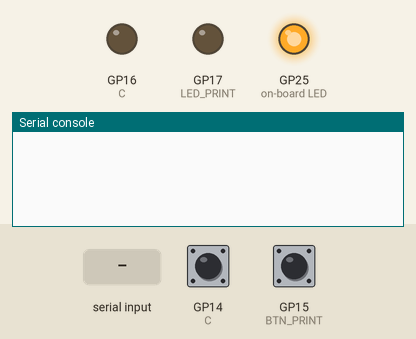
The program below on a simulated Raspberry Pi Pico running MicroPython. Shown: output pins drawn as LEDs (lit = HIGH), the last lines printed to the serial console. Inputs (shaded band) come from the test bench; at power-on: GP14 (C) HIGH, GP15 (BTN_PRINT) HIGH.

Above: at 1.2 s.
1.3 s: GP14 (C) pulled LOW for 0.15 s
At 2.6 s:
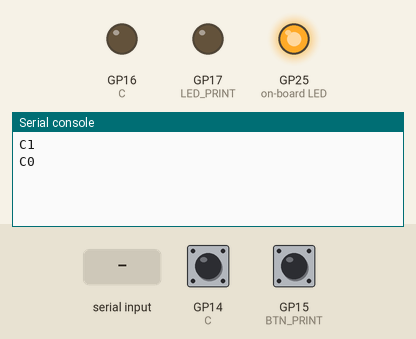
2.9 s: GP15 (BTN_PRINT) pulled LOW for 0.15 s
At 4.1 s:
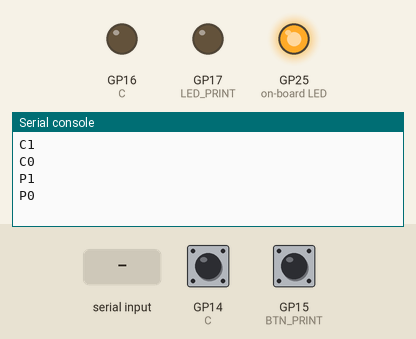
4.5 s: "PING" typed at the serial console, then Enter
At 5.0 s:
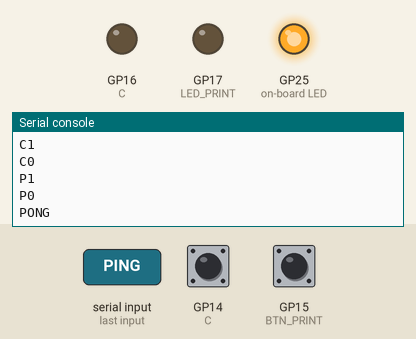

The program:

main.py
```python
# main.py — MicroPython firmware for Raspberry Pi Pico H
# USB serial bridge between physical buttons/LEDs and pibooth (pibooth_pico.py plugin).
#
# Protocol (ASCII lines terminated by \n):
#   Pico -> PC : "C1" / "C0"  capture button pressed / released
#                "P1" / "P0"  print button pressed / released
#                "PONG"       reply to PING
#   PC -> Pico : "Lxy"        x = capture LED (0/1), y = print LED (0/1)
#                "?"          send back the current state of both buttons
#                "PING"

import sys
import select
import time
from machine import Pin

# --- Wiring (Pico GPxx numbers, not physical pin numbers) ---
BTN_CAPTURE = 14   # physical pin 19 — button between GP14 and GND
BTN_PRINT = 15     # physical pin 20 — button between GP15 and GND
LED_CAPTURE = 16   # physical pin 21 — through a 220-330 Ω resistor to the LED
LED_PRINT = 17     # physical pin 22
DEBOUNCE_MS = 20

buttons = {
    "C": Pin(BTN_CAPTURE, Pin.IN, Pin.PULL_UP),
    "P": Pin(BTN_PRINT, Pin.IN, Pin.PULL_UP),
}
leds = {
    "C": Pin(LED_CAPTURE, Pin.OUT, value=0),
    "P": Pin(LED_PRINT, Pin.OUT, value=0),
}
Pin(25, Pin.OUT, value=1)  # Pico H onboard LED: firmware is running

# Debounced "pressed" state (True = pressed; pull-up, so level 0 = pressed)
pressed = {k: False for k in buttons}
last_raw = {k: 1 for k in buttons}
raw_since = {k: time.ticks_ms() for k in buttons}


def send(msg):
    sys.stdout.write(msg + "\n")


def handle(line):
    line = line.strip().upper()
    if not line:
        return
    if line[0] == "L" and len(line) == 3:
        leds["C"].value(line[1] == "1")
        leds["P"].value(line[2] == "1")
    elif line == "?":
        for k in buttons:
            send(k + ("1" if pressed[k] else "0"))
    elif line == "PING":
        send("PONG")


poll = select.poll()
poll.register(sys.stdin, select.POLLIN)
buf = ""

while True:
    now = time.ticks_ms()

    # Buttons with debouncing
    for k, pin in buttons.items():
        raw = pin.value()
        if raw != last_raw[k]:
            last_raw[k] = raw
            raw_since[k] = now
        elif time.ticks_diff(now, raw_since[k]) >= DEBOUNCE_MS:
            is_pressed = raw == 0
            if is_pressed != pressed[k]:
                pressed[k] = is_pressed
                send(k + ("1" if is_pressed else "0"))

    # Commands from the PC (non-blocking)
    while poll.poll(0):
        ch = sys.stdin.read(1)
        if ch in ("\n", "\r"):
            handle(buf)
            buf = ""
        else:
            buf = (buf + ch)[-32:]

    time.sleep_ms(2)
```

Measured:
- after the input at 1.3 s, the serial console: prints a new line at once (image 1)
- after the input at 2.9 s, the serial console: prints a new line at once (image 2)
- after the input at 4.5 s, the serial console: prints a new line at once (image 3)
